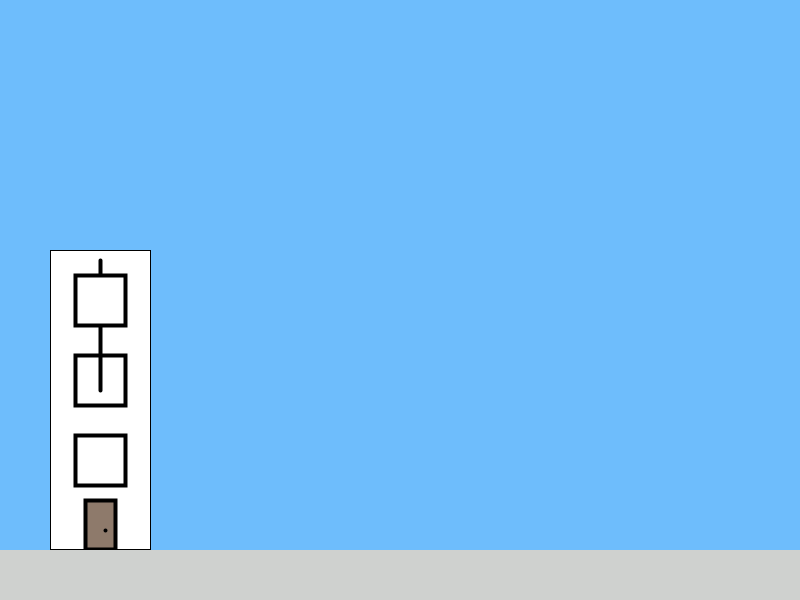
Frame 1 (no input)
Frame 60 (the mouse pressed at the canvas centre just before this capture): identical to frame 1, image omitted
Frame 120 (the mouse held since frame 60 and released just before this capture): identical to frame 1, image omitted

The Processing sketch that drew this single still picture (run headless with seeded random() and noise(); from frame 60 on, the mouse is pressed at the canvas centre):

// Processing sketch: Anna_Kim___Skyline_Image
// ── Anna_Kim___Skyline_Image.pde
float  x = 100;
float y = 300;
float w = 50;
float h = 150;
boolean roof = true;

void setup() {
  size(800, 600);
  textSize(40);
  background(#6EBDFC);

  Building1(100, 400, 100, 299, roof);

  fill(#CFD1CF);
  stroke(#CFD1CF);
  strokeWeight(0);

  rect(0, 550, 800, 50);


  int x = int(random(0, 10));
  abs(-5);
}

void Building1(float x, float y, float w, float h, boolean roof) {
  push();
  rectMode(CENTER);
  rect(x, y, w, h);
  
  stroke(0);
  strokeWeight(4);
  
  square(x, y-20, w/2);
  line(x, y-140, x, y-10);
  
  square(x, y-100, w/2);
  
  square(x, y+60, w/2);
  
  fill(#8E7A6B);
  stroke(0);
  strokeWeight(4);
  rect(x, y+125, w-70, h-250);
  point(x+5, y+130);
  
  pop();
}

void draw () {
}

void mousePressed() {
  println(mouseX, mouseY);
  strokeWeight(6);
  point(mouseX, mouseY);
}
